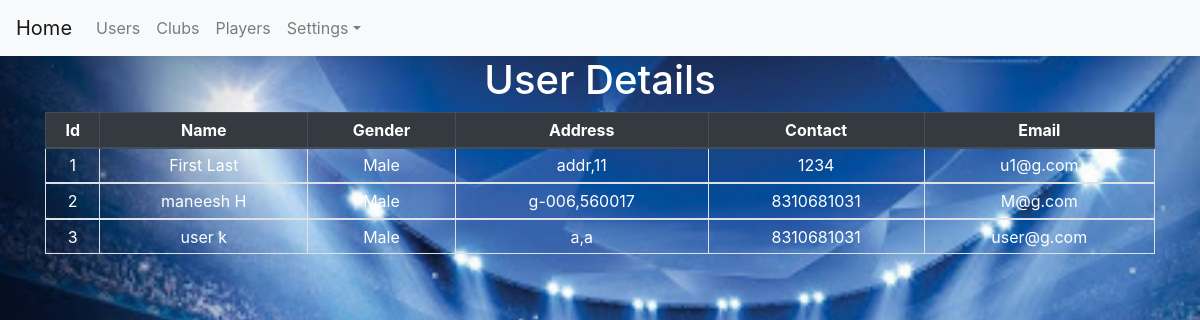
The app's page /admin_user_details_view, older data.
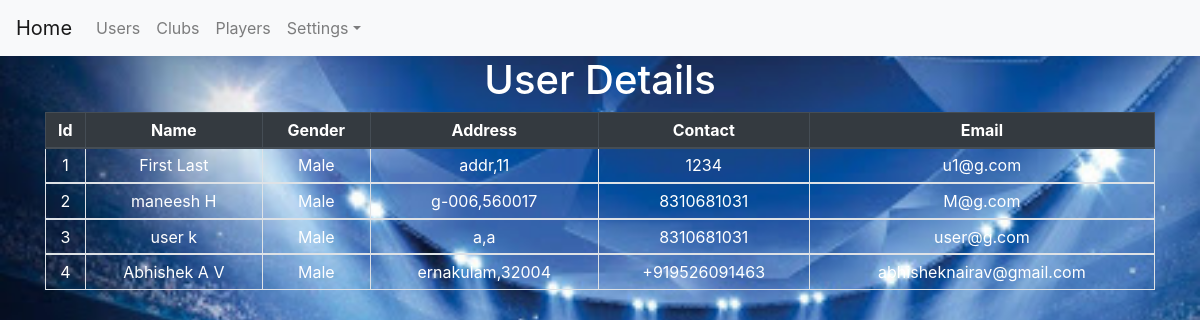
The same page, newer data.
### myapp/models.py (models this page shows, shortened)
class user_details(models.Model):
    user = models.ForeignKey(user_login, on_delete=models.CASCADE)
    fname = models.CharField(max_length=150)
    lname = models.CharField(max_length=150)
    gender = models.CharField(max_length=50)
    addr = models.CharField(max_length=1500)
    pin = models.CharField(max_length=50)
    contact = models.CharField(max_length=50)
    email = models.CharField(max_length=250)
    status = models.CharField(max_length=50)

### myapp/views.py (the view)
# urls.py: path('admin_user_details_view', views.admin_user_details_view, name='admin_user_details_view'),
def admin_user_details_view(request):
    cm_l = user_details.objects.all()
    context = {'user_list': cm_l}
    return render(request, './myapp/admin_user_details_view.html',context)

### myapp/templates/myapp/admin_user_details_view.html (shortened to what this page needs)
{% extends 'myapp/admin_base.html' %}
{% load static %}
{% block body %}
<center>
    <h1>User Details</h1>
    <div class="container">
    <form role="form" name="frm" action="" method="post">
        <div class="table-responsive-lg">
        <table class="tablecenterheadCSS table table-hover table-bordered table-sm">
            <thead class="thead-dark">
            <tr>
                <th>Id</th>
                <th>Name</th>
                <th>Gender</th>
                <th>Address</th>
                <th>Contact</th>
                <th>Email</th>
            </tr>
            </thead>
            {% for cm in user_list %}
            <tbody>
            <tr>
                <td>{{ cm.id }}</td>
                <td>{{ cm.fname }} {{ cm.lname }}</td>
                <td>{{ cm.gender}}</td>
                <td>{{ cm.addr}},{{ cm.pin}}</td>
                <td>{{ cm.contact}}</td>
                <td>{{ cm.email}}</td>
            </tr>
            <tbody>
            {% endfor %}
        </table>
        </div>
    </form>
    </div>
</center>
{% endblock %}

Row changes from the older to the newer data that the page shows:
added user_details: id "4", fname "Abhishek", lname "A V", gender "Male", addr "ernakulam", pin "32004", contact "+919526091463", email "abhisheknairav@gmail.com"
